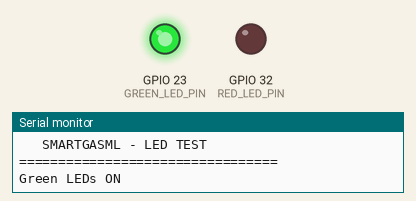
Recording of a sketch running on a simulated ESP32. Shown: output pins drawn as LEDs (lit = HIGH), the last lines printed to the serial monitor.

Above: at 1.0 s.
At 3.0 s:
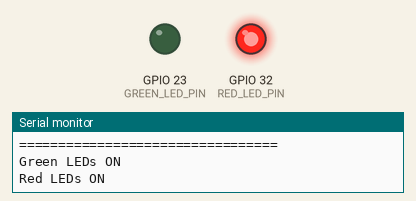
At 8.0 s:
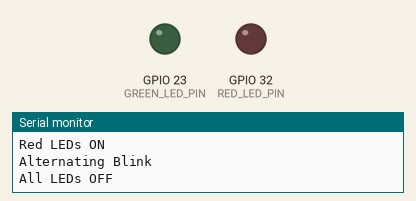
Timing chart, 0 to 11.7 s (numbered marks = the images above):
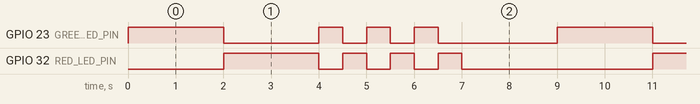

Measured:
- by itself, GPIO 23 (GREEN_LED_PIN): repeats every 9.0 s: LOW 2.0 s, 2 × (HIGH 0.50 s, LOW 0.50 s), HIGH 0.50 s, LOW 2.5 s, HIGH 2.0 s
- by itself, GPIO 32 (RED_LED_PIN): repeats every 9.0 s: 3 × (LOW 0.50 s, HIGH 0.50 s), LOW 4.0 s, HIGH 2.0 s
- by itself, everything shown: repeats every 9.0 s, in 9 steps

The sketch:

01_LED_Test.ino
```cpp
/*
 * SmartGasML - LED Test
 * Tests 3 Green LEDs (GPIO23) and 3 Red LEDs (GPIO32)
 *
 * Wiring:
 * - Green LEDs: GPIO23 -> 220Ω -> LED+ -> LED- -> GND
 * - Red LEDs:   GPIO32 -> 220Ω -> LED+ -> LED- -> GND
 */

#define GREEN_LED_PIN 23
#define RED_LED_PIN   32

void setup() {
  Serial.begin(115200);
  pinMode(GREEN_LED_PIN, OUTPUT);
  pinMode(RED_LED_PIN, OUTPUT);

  Serial.println("\n=================================");
  Serial.println("   SMARTGASML - LED TEST");
  Serial.println("=================================\n");
}

void loop() {
  // Test 1: All Green ON
  Serial.println("Green LEDs ON");
  digitalWrite(GREEN_LED_PIN, HIGH);
  digitalWrite(RED_LED_PIN, LOW);
  delay(2000);

  // Test 2: All Red ON
  Serial.println("Red LEDs ON");
  digitalWrite(GREEN_LED_PIN, LOW);
  digitalWrite(RED_LED_PIN, HIGH);
  delay(2000);

  // Test 3: Alternate blinking (3 cycles)
  Serial.println("Alternating Blink");
  for(int i = 0; i < 6; i++) {
    digitalWrite(GREEN_LED_PIN, i % 2 == 0 ? HIGH : LOW);
    digitalWrite(RED_LED_PIN, i % 2 == 0 ? LOW : HIGH);
    delay(500);
  }

  // Test 4: All OFF
  Serial.println("All LEDs OFF");
  digitalWrite(GREEN_LED_PIN, LOW);
  digitalWrite(RED_LED_PIN, LOW);
  delay(2000);

  Serial.println("\nTest sequence complete. Restarting...\n");
}
```
